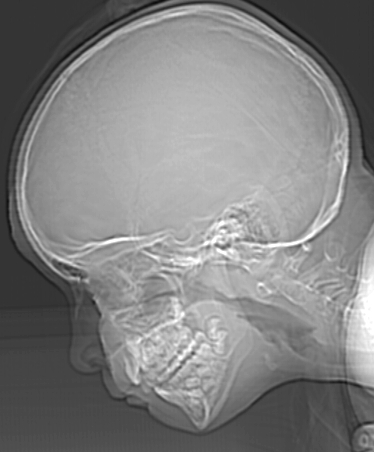
%> input picture Clase 2/craneo.jpg, 374 x 452 px
$ octave reduccionCuantizacion.m   (GNU Octave 9; MATLAB toolbox functions it lacks are replaced by stand-ins)
%> lines starting %> are read from the running program, lines starting %| are printed output that depends on the picture

%abre la imagen
imagen  = imread ('craneo.jpg');  %('flor2.jpg');
%> imagen is the input picture: size 452x374 uint8; min 12, max 255, mean 129.4


%convierte a grises
%imagen1 = rgb2gray(imagen);


%baja la cuantizacion
imagen7bits = floor((imagen-1)/2)*2;
imagen6bits = floor((imagen-1)/4)*4;
imagen5bits = floor((imagen-1)/8)*8;
imagen4bits = floor((imagen-1)/16)*16;
imagen3bits = floor((imagen-1)/32)*32;
imagen2bits = floor((imagen-1)/64)*64;
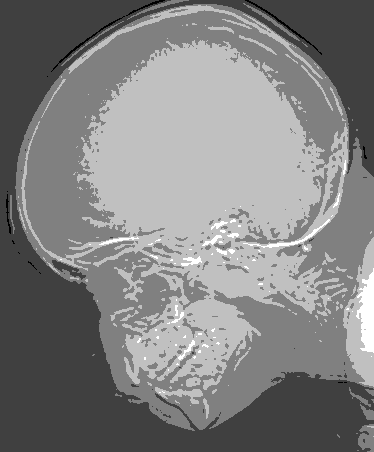
%> imagen2bits: size 452x374 uint8; min 0, max 255, mean 130.1
imagen1bit  = floor((imagen-1)/128)*128
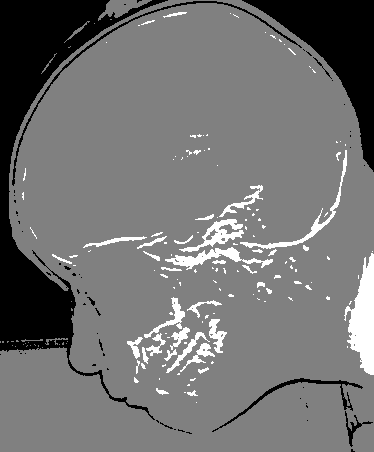
%> imagen1bit: size 452x374 uint8; min 0, max 255, mean 114.4


%visualiza las 8 imagenes
subplot(2,4,1), imshow(imagen,[]);
subplot(2,4,2), imshow(imagen7bits);
subplot(2,4,3), imshow(imagen6bits);
subplot(2,4,4), imshow(imagen5bits);
subplot(2,4,5), imshow(imagen4bits);
subplot(2,4,6), imshow(imagen3bits);
subplot(2,4,7), imshow(imagen2bits);
subplot(2,4,8), imshow(imagen1bit);
